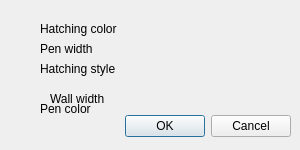
<?xml version="1.0" encoding="UTF-8"?>
<ui version="4.0">
 <class>WallSetting</class>
 <widget class="QDialog" name="WallSetting">
  <property name="windowModality">
   <enum>Qt::WindowModal</enum>
  </property>
  <property name="geometry">
   <rect>
    <x>0</x>
    <y>0</y>
    <width>300</width>
    <height>150</height>
   </rect>
  </property>
  <property name="sizePolicy">
   <sizepolicy hsizetype="Preferred" vsizetype="Preferred">
    <horstretch>0</horstretch>
    <verstretch>0</verstretch>
   </sizepolicy>
  </property>
  <property name="windowTitle">
   <string>Configuring wall parameters</string>
  </property>
  <widget class="QDialogButtonBox" name="buttonBox">
   <property name="geometry">
    <rect>
     <x>120</x>
     <y>110</y>
     <width>171</width>
     <height>32</height>
    </rect>
   </property>
   <property name="orientation">
    <enum>Qt::Horizontal</enum>
   </property>
   <property name="standardButtons">
    <set>QDialogButtonBox::Cancel|QDialogButtonBox::Ok</set>
   </property>
  </widget>
  <widget class="QLabel" name="lbPenWidth">
   <property name="geometry">
    <rect>
     <x>40</x>
     <y>40</y>
     <width>61</width>
     <height>17</height>
    </rect>
   </property>
   <property name="text">
    <string>Pen width</string>
   </property>
  </widget>
  <widget class="QLabel" name="lbHatching">
   <property name="geometry">
    <rect>
     <x>40</x>
     <y>60</y>
     <width>81</width>
     <height>17</height>
    </rect>
   </property>
   <property name="text">
    <string>Hatching style</string>
   </property>
  </widget>
  <widget class="QLabel" name="lbWallWidth">
   <property name="geometry">
    <rect>
     <x>50</x>
     <y>90</y>
     <width>61</width>
     <height>17</height>
    </rect>
   </property>
   <property name="text">
    <string>Wall width</string>
   </property>
  </widget>
  <widget class="QLabel" name="lbColorHatching">
   <property name="geometry">
    <rect>
     <x>40</x>
     <y>20</y>
     <width>81</width>
     <height>17</height>
    </rect>
   </property>
   <property name="text">
    <string>Hatching color</string>
   </property>
  </widget>
  <widget class="QLabel" name="lbPenColor">
   <property name="geometry">
    <rect>
     <x>40</x>
     <y>100</y>
     <width>61</width>
     <height>17</height>
    </rect>
   </property>
   <property name="text">
    <string>Pen color</string>
   </property>
  </widget>
 </widget>
 <resources/>
 <connections>
  <connection>
   <sender>buttonBox</sender>
   <signal>accepted()</signal>
   <receiver>WallSetting</receiver>
   <slot>accept()</slot>
   <hints>
    <hint type="sourcelabel">
     <x>248</x>
     <y>254</y>
    </hint>
    <hint type="destinationlabel">
     <x>157</x>
     <y>274</y>
    </hint>
   </hints>
  </connection>
  <connection>
   <sender>buttonBox</sender>
   <signal>rejected()</signal>
   <receiver>WallSetting</receiver>
   <slot>reject()</slot>
   <hints>
    <hint type="sourcelabel">
     <x>316</x>
     <y>260</y>
    </hint>
    <hint type="destinationlabel">
     <x>286</x>
     <y>274</y>
    </hint>
   </hints>
  </connection>
 </connections>
</ui>
